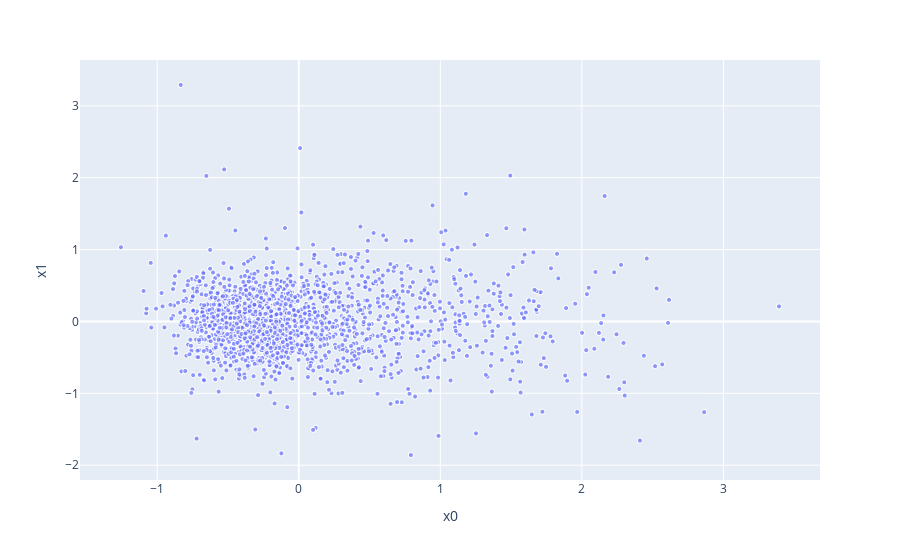

Notebook code cell kept with this figure:
### Code cell
import plotly.express as px
import numpy as np
fig = px.scatter(embedding_df,
                 x = "x0",
                 y = "x1",
                 size = list(np.ones(len(embedding_df))),
                 size_max = 5,
                 hover_name = "word")

fig.show()

### Figure 1 — Plotly figure (JSON) as saved in the notebook; plotly's stock layout.template omitted (floating-point values rounded to 4 significant figures; data arrays with more than 128 entries replaced by an {"elided": "..."} marker saying what was removed)
{"data": [{"hovertemplate": "<b>%{hovertext}</b><br><br>x0=%{x}<br>x1=%{y}<br>size=%{marker.size}<extra></extra>", "hovertext": {"elided": "2000 str values"}, "legendgroup": "", "marker": {"color": "#636efa", "size": {"elided": "2000 int values"}, "sizemode": "area", "sizeref": 0.04, "symbol": "circle"}, "mode": "markers", "name": "", "showlegend": false, "type": "scattergl", "x": {"elided": "2000 float values"}, "xaxis": "x", "y": {"elided": "2000 float values"}, "yaxis": "y"}], "layout": {"legend": {"itemsizing": "constant", "tracegroupgap": 0}, "margin": {"t": 60}, "xaxis": {"anchor": "y", "domain": [0, 1], "title": {"text": "x0"}}, "yaxis": {"anchor": "x", "domain": [0, 1], "title": {"text": "x1"}}}}
